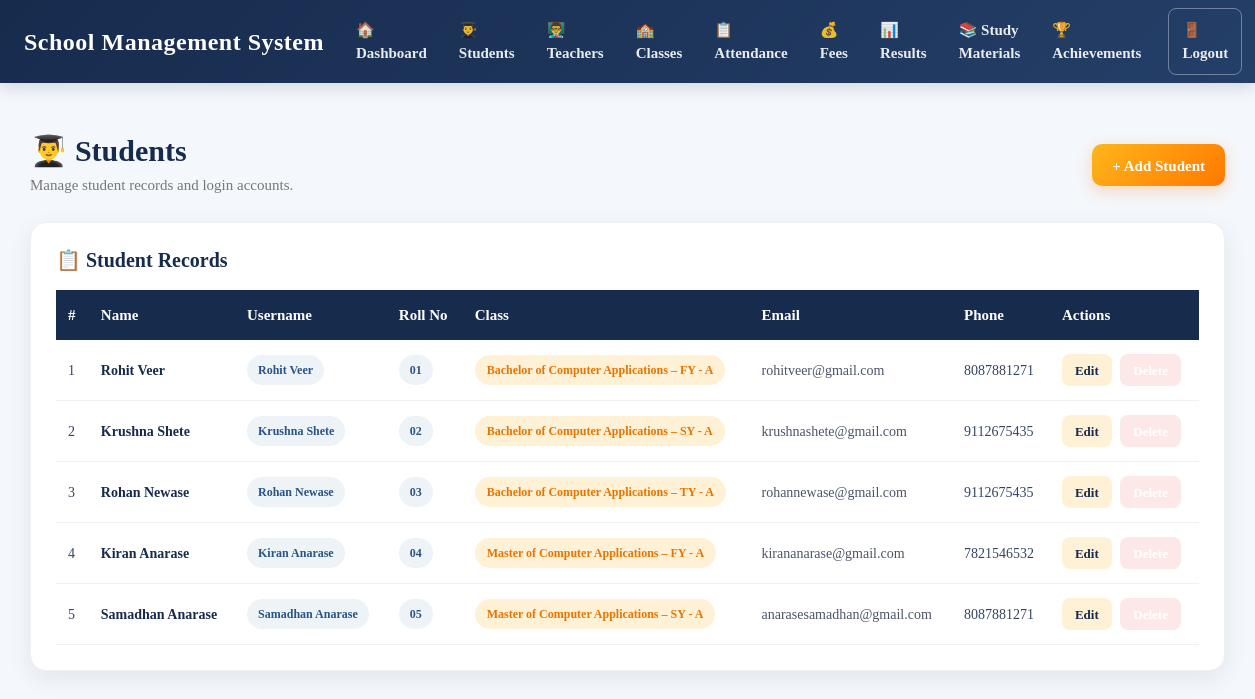
The app's page /students/ (signed in) with its own data.
### school/models.py (models this page shows, shortened)
class Student(models.Model):
    user = models.OneToOneField(
        User,
        on_delete=models.CASCADE,
        null=True,
        blank=True,
        related_name='student_profile'
    )
    name = models.CharField(
        max_length=100
    )
    roll_no = models.CharField(
        max_length=20,
        unique=True
    )
    email = models.EmailField(
        blank=True
    )
    phone = models.CharField(
        max_length=15,
        blank=True
    )
    school_class = models.ForeignKey(
        SchoolClass,
        on_delete=models.PROTECT
    )
    admission_date = models.DateField(
        auto_now_add=True
    )

class SchoolClass(models.Model):
    name = models.CharField(max_length=50)
    section = models.CharField(
        max_length=10,
        default='A'
    )
    def __str__(self):
        return f"{self.name} - {self.section}"

### school/views.py (the view)
@login_required
def student_list(request):
    students = (
        Student.objects
        .select_related('school_class', 'user')
        .order_by('roll_no')
    )
    return render(
        request,
        'students.html',
        {'students': students}
    )

### school/templates/students.html (shortened to what this page needs)
{% extends 'base.html' %}
{% load static %}
{% block content %}
<link rel="stylesheet" href="{% static 'style.css' %}">
<div class="students-page">
    <div class="page-header">
        <div class="page-title">
            <h2>👨‍🎓 Students</h2>
            <p>
                Manage student records and login accounts.
            </p>
        </div>
        <a
            href="{% url 'student_add' %}"
            class="add-btn">
            + Add Student
        </a>
    </div>
    <div class="data-card">
        <h5 class="table-title">
            📋 Student Records
        </h5>
        <div class="table-responsive">
            <table class="school-table">
                <thead>
                    <tr>
                        <th>#</th>
                        <th>Name</th>
                        <th>Username</th>
                        <th>Roll No</th>
                        <th>Class</th>
                        <th>Email</th>
                        <th>Phone</th>
                        <th>Actions</th>
                    </tr>
                </thead>
                <tbody>
                    {% for s in students %}
                    <tr>
                        <td>
                            {{ forloop.counter }}
                        </td>
                        <td>
                            <span class="student-name">
                                {{ s.name }}
                            </span>
                        </td>
                        <td>
                            {% if s.user %}
                            <span class="user-badge">
                                {{ s.user.username }}
                            </span>
                            {% else %}
                            <span class="no-account">
                                No Account
                            </span>
                            {% endif %}
                        </td>
                        <td>
                            <span class="roll-badge">
                                {{ s.roll_no }}
                            </span>
                        </td>
                        <td>
                            <span class="class-badge">
                                {{ s.school_class }}
                            </span>
                        </td>
                        <td>
                            <span class="email-text">
                                {{ s.email|default:"—" }}
                            </span>
                        </td>
                        <td>
                            {{ s.phone|default:"—" }}
                        </td>
                        <td class="actions text-nowrap">
                            <a
                                href="{% url 'student_edit' s.pk %}"
                                class="edit-btn">
                                Edit
                            </a>
                            <a
                                href="{% url 'student_delete' s.pk %}"
                                class="delete-btn"
                                onclick="return confirm('Delete this student?');">
                            </a>
                        </td>
                    </tr>
                    {% endfor %}
                </tbody>
            </table>
        </div>
    </div>
</div>
{% endblock %}

### school/static/style.css (style rules this page uses)
* { box-sizing: border-box; }
html { scroll-behavior: smooth; }
body { margin: 0; padding: 0; background: #f4f7fb; color: #172b4d; font-family: Constantia, "Times New Roman", Georgia, serif; }
a { text-decoration: none; }
.page-header { width: 100%; display: flex; justify-content: space-between; align-items: center; margin-bottom: 28px; }
.page-title h2 { margin: 0; color: #172b4d; font-size: 30px; font-weight: 700; }
.page-title p { margin: 6px 0 0; color: #68758a; font-size: 15px; }
.add-btn { display: inline-flex; align-items: center; justify-content: center; min-width: 125px; height: 42px; padding: 0 18px; background: #087cf5; color: white !important; border: none; border-radius: 7px; font-family: Constantia, "Times New Roman", Georgia, serif; font-size: 15px; font-weight: 700; text-decoration: none !important; cursor: pointer; box-shadow: 0 3px 8px rgba(8, 124, 245, 0.20); transition: 0.2s ease; }
.data-card { width: 100%; background: white; padding: 15px; border-radius: 14px; box-shadow: 0 5px 18px rgba(23, 43, 77, 0.08); }
.table-responsive { width: 100%; overflow-x: auto; }
.school-table { width: 100%; border-collapse: collapse; font-family: Constantia, "Times New Roman", Georgia, serif; }
.school-table thead th { background: #212529; color: white; padding: 13px 12px; font-size: 15px; text-align: left; white-space: nowrap; }
.school-table tbody td { padding: 13px 12px; border-bottom: 1px solid #e4e9ef; color: #26384d; font-size: 14px; white-space: nowrap; }
.user-badge { display: inline-block; padding: 4px 9px; background: #198754; color: white; border-radius: 6px; font-size: 12px; font-weight: 700; }
.class-badge { display: inline-block; padding: 5px 9px; background: #e8f1ff; color: #245895; border-radius: 6px; font-size: 13px; font-weight: 700; }
.actions { white-space: nowrap; }
.edit-btn { display: inline-flex; align-items: center; justify-content: center; height: 32px; padding: 0 12px; background: #ffc107; color: #172b4d !important; border-radius: 7px; text-decoration: none !important; font-size: 13px; font-weight: 700; margin-right: 5px; }
.delete-btn { display: inline-flex; align-items: center; justify-content: center; height: 32px; padding: 0 12px; background: #dc3545; color: white !important; border-radius: 7px; text-decoration: none !important; font-size: 13px; font-weight: 700; }

### school/templates/base.html (style rules this page uses)
* { box-sizing: border-box; }
body { margin: 0; padding: 0; background: #f4f7fb; font-family: Constantia, Georgia, "Times New Roman", serif; color: #172b4d; }

### records on screen
Student: name "Rohit Veer", user.username "Rohit Veer", roll_no "01", school_class "Bachelor of Computer Applications – FY - A", email "rohitveer@gmail.com", phone "8087881271"
Student: name "Krushna Shete", user.username "Krushna Shete", roll_no "02", school_class "Bachelor of Computer Applications – SY - A", email "krushnashete@gmail.com", phone "9112675435"
Student: name "Rohan Newase", user.username "Rohan Newase", roll_no "03", school_class "Bachelor of Computer Applications – TY - A", email "rohannewase@gmail.com", phone "9112675435"
Student: name "Kiran Anarase", user.username "Kiran Anarase", roll_no "04", school_class "Master of Computer Applications – FY - A", email "kirananarase@gmail.com", phone "7821546532"
Student: name "Samadhan Anarase", user.username "Samadhan Anarase", roll_no "05", school_class "Master of Computer Applications – SY - A", email "anarasesamadhan@gmail.com", phone "8087881271"
